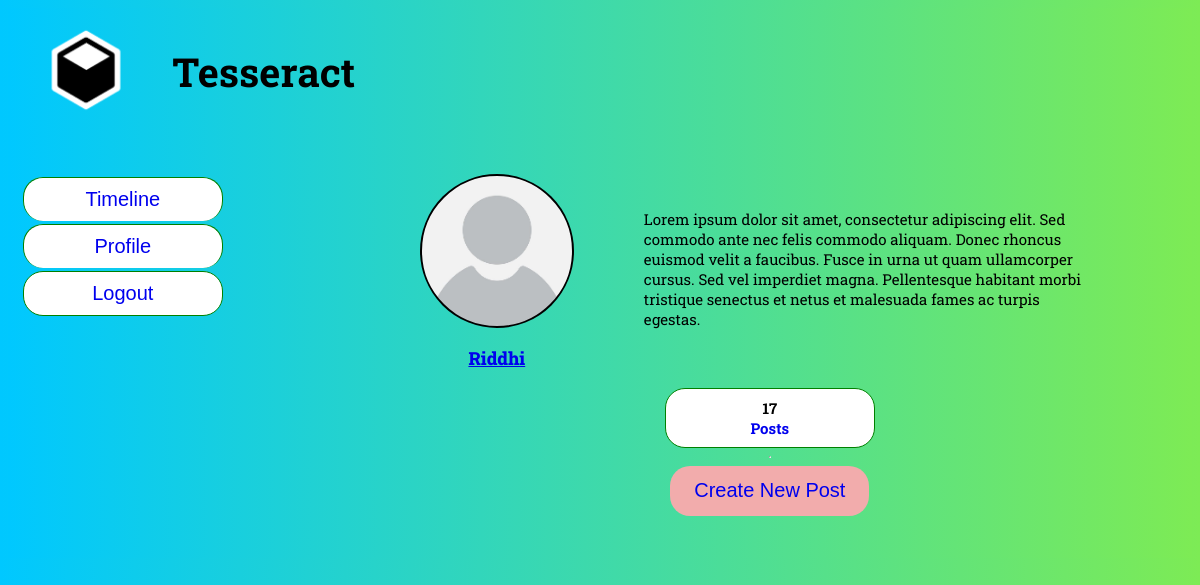
The app's page /profile/53 with its own data.
### tables this page shows
CREATE TABLE users (
    user_id INTEGER PRIMARY KEY AUTOINCREMENT,
    username TEXT NOT NULL,
    pass_word TEXT NOT NULL,
    bio TEXT NOT NULL DEFAULT "Lorem ipsum dolor sit amet, consectetur adipiscing elit. Sed commodo ante nec felis commodo aliquam. Donec rhoncus euismod velit a faucibus. Fusce in urna ut quam ullamcorper cursus. Sed vel imperdiet magna. Pellentesque habitant morbi tristique senectus et netus et malesuada fames ac turpis egestas.",
    pic LONGBLOB NOT NULL DEFAULT "static/unk.jpg"
);

### app.py (the view)
@app.route("/profile/<int:user_id>", methods=['GET', 'POST'])
def profile(user_id):
    user = get_user(user_id)
    conn = get_db_connection()
    post_count = conn.execute('SELECT COUNT(*) FROM posts WHERE user_id = ?', (user_id,)).fetchone()[0]
    conn.close()
    return render_template('profile.html', user=user, post_count=post_count)

### app.py (called while the page is built)
def get_db_connection():
    conn = sqlite3.connect('database.db')
    conn.row_factory = sqlite3.Row
    return conn

def get_user(user_id):
    conn = get_db_connection()
    post = conn.execute('SELECT * FROM users WHERE user_id = ?',
                        (user_id,)).fetchone()
    conn.close()
    if post is None:
        abort(404)
    return post

### templates/profile.html (shortened to what this page needs)
<!DOCTYPE html>
<html>
<head>
    <link rel="stylesheet" type="text/css" href="{{ url_for('static', filename='profile.css') }}">
</head>
<body>
    <div class="container">
        <div class="top">
            <div class="logo">
                <img src="{{ url_for('static', filename='logo.png') }} " alt="logo">
            </div>
            <div class="titl">
                <h1>Tesseract</h1>
            </div>
        </div>
        <div class="bottom">
            <div class="btn-group">
                <button><a style="text-decoration: none" href="{{ url_for('timeline', user_id = user['user_id']) }}"><span>Timeline</span></a></button>
                <button><a style="text-decoration: none" href="{{ url_for('profile', user_id = user['user_id']) }}"><span>Profile</span></a></button>
                <button><a style="text-decoration: none" href="{{ url_for('login') }}"><span>Logout</span></a></button>
            </div>
            <div class="prof">
                <div class="profTop">
                    <div class="imgName">
                        <div class="circular-image" style="background-image: url('{{ url_for('static', filename='unk.jpg') }}');">
                            </div>
                        <a href="{{ url_for('edit_profile', user_id=user[0]) }}">
                        <div class="name">
                            <p>{{ user[1] }}</p>
                        </div>
                        </a>
                    </div>
                    <div class="bio">
                        <p>{{ user[3] }}</p>
                    </div>
                </div>
                <div class="profBottom">
                    <button>
                        <h4>{{ post_count }}</h4>
                        <a style="text-decoration: none" href="{{ url_for('profileposts', user_id = user['user_id']) }}"><h4>Posts</h4></a>
                    </button>
                </div>
                <hr>
                <div class="butto">
                    <button><a style="text-decoration: none" href="{{ url_for('create', user_id = user['user_id']) }}"><span>Create New Post</span></a></button>
                </div>
            </div>
        </div>
    </div>
</body>
</html>

### static/profile.css (style rules this page uses)
body, html { background: linear-gradient(to right, rgb(0, 200, 255) , rgb(125, 235, 85)); }
.container { display: flex; flex-direction: column; background: linear-gradient(to right, rgb(0, 200, 255) , rgb(125, 235, 85)); padding: 1%; }
.top { display: flex; justify-content: flex-start; align-items: center; flex-direction: row; height: 20%; background-color: transparent; margin-bottom: 50px; }
.logo { margin-right: 0; }
.logo img { height: 100px; margin-right: 20px; }
.titl { margin: 0; }
h1 { color: black; font-size: 40px; font-family: 'Roboto Slab', serif; margin: 0; }
.bottom { display: flex; width: 100%; flex-direction: row; }
.prof { display: flex; align-items: center; justify-content: center; flex-direction: column; margin-left: 200px; margin-bottom: 30px; width: 700px; }
.profTop { display: flex; align-items: flex-start; justify-content: flex-start; flex-direction: row; }
.profBottom { display: flex; justify-content: center; align-items: center; width: 30%; gap: 10px; }
.butto button { background-color: rgb(242, 172, 172); border: none; color: black; padding: 10px 24px; cursor: pointer; font-size: 20px; border-radius: 20px; width: 100%; height: 50px; display: block;; margin: 2px solid red; transition: background-color 0.3s ease-in-out, color 0.3s ease-in-out; }
.profBottom button { flex: 1; height: 50px; border: none; background-color: white; display: flex; flex-direction: column; justify-content: center; align-items: center; height: 60px; font-size: 15px; width: 150px; border-radius: 20px; border: 1px solid green; transition: background-color 0.1s ease-in-out, color 0.3s ease-in-out; }
h4 { font-family: 'roboto slab', serif; padding: 0; margin: 0; }
.imgName { display: flex; align-items: center; justify-content: center; flex-direction: column; margin-right: 50px; }
.circular-image { height: 150px; width: 150px; border-radius: 50%; border: 2px solid black; overflow: hidden; background-size: cover; background-position: center; }
.bio { padding: 20px; font-size: 15px; font-family: 'roboto slab', serif; }
.name { font-size: 18px; font-family: 'roboto slab', serif; font-weight: 800; }
.btn-group { width: 200px; }
.btn-group button { background-color: #ffffff; border: 1px solid green; color: black; padding: 10px 24px; margin: 3px; cursor: pointer; font-size: 20px; border-radius: 20px; width: 100%; display: block; }
.btn-group button:not(:last-child) { border-bottom: none; }

### records on screen
users: username "Riddhi", bio "Lorem ipsum dolor sit amet, consectetur adipiscing elit. Sed commodo ante nec felis commodo aliquam. Donec rhoncus euismod velit a faucibus. Fusce in urna ut quam ullamcorper cursus. Sed vel imperdiet magna. Pellentesque habitant morbi tristique senectus et netus et malesuada fames ac turpis egestas."

### other values on screen
{{ post_count }} "17"
